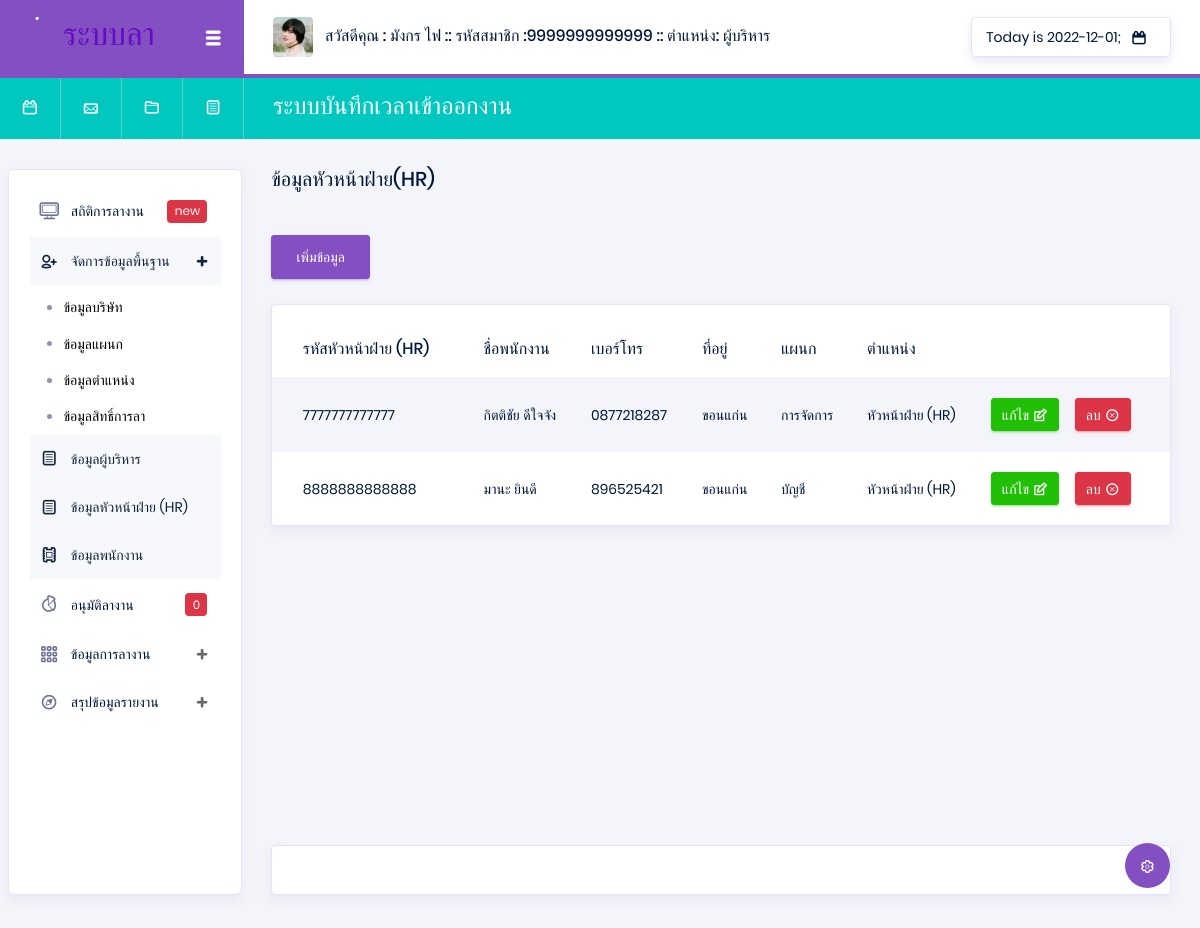
Before: /index.php?p=employeeHR (signed in) with the older database file.
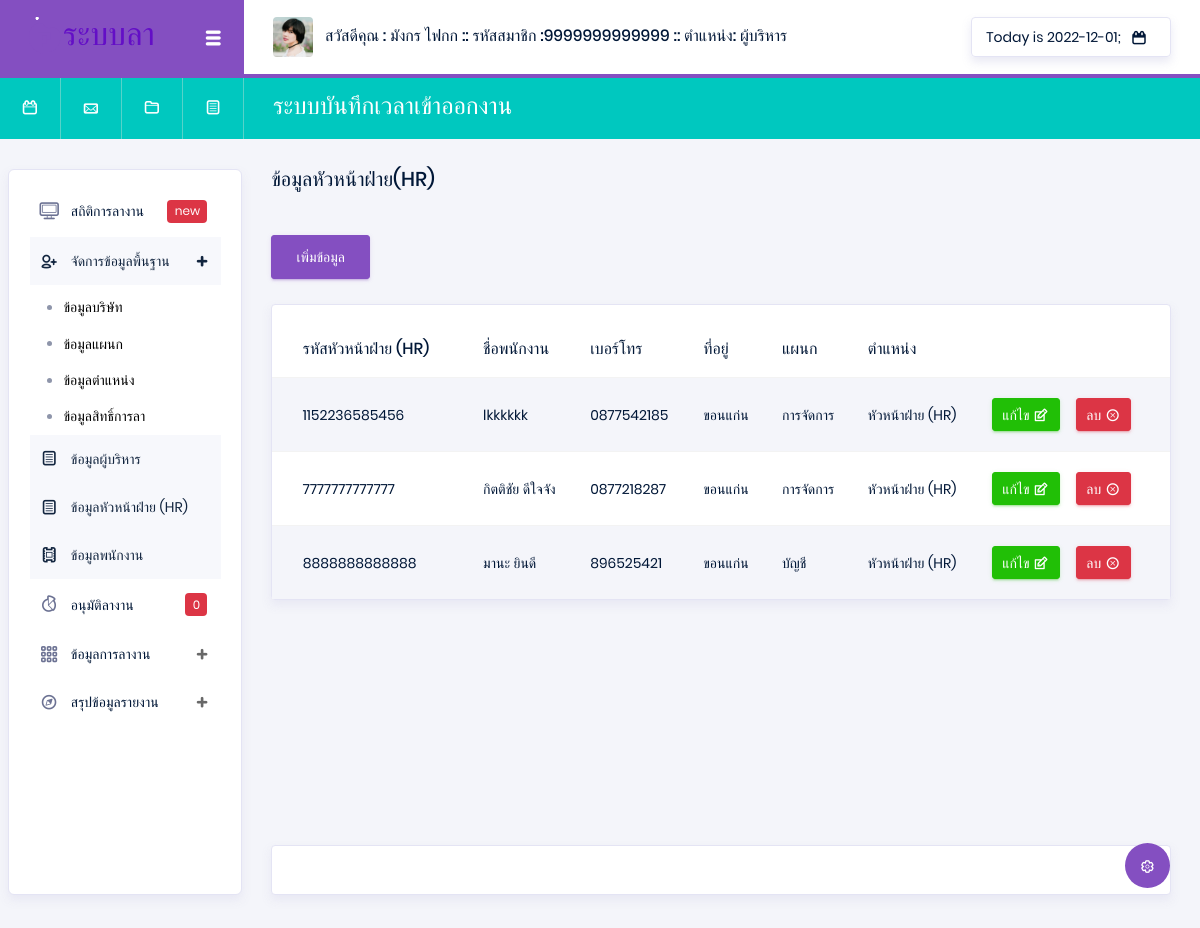
After: the same page with the newer database file.
### tables this page shows
CREATE TABLE `employee` (
  `Emp_id` varchar(13) NOT NULL,
  `Emp_name` varchar(50) NOT NULL,
  `Emp_tel` varchar(10) NOT NULL,
  `Emp_address` varchar(200) NOT NULL,
  `Dep_id` varchar(13) NOT NULL,
  `Pos_id` varchar(13) NOT NULL,
  `Emp_pass` varchar(100) NOT NULL
);

CREATE TABLE `department` (
  `Dep_id` varchar(13) NOT NULL,
  `Dep_name` varchar(50) NOT NULL
);

CREATE TABLE `position` (
  `Pos_id` varchar(13) NOT NULL,
  `Pos_name` varchar(50) NOT NULL
);

### api/showData.php (called while the page is built, shortened)
<?php
$Pos_id = $_SESSION['Pos_id'];
@$ShowPosition = "SELECT * FROM position WHERE  Pos_id =  '$Pos_id' ";
@$SQLShowPosition = mysqli_query($con, $ShowPosition) or die("Error in query: $ShowPosition ");
while ($Showposition = mysqli_fetch_array($SQLShowPosition)) {
    @$Pos_name = $Showposition['Pos_name'];
}
@$position = "SELECT * FROM position  ";
$ps = 0;
$DataPos = [];
@$Sqlposition1 = mysqli_query($con, $position) or die("Error in query: $position ");
while ($Showposition1 = mysqli_fetch_array($Sqlposition1)) {
    $ps++;
    $DataPos[$ps]  =  $Showposition1['Pos_id'];
}
@$employeeHR = "SELECT * FROM employee  WHERE Pos_id = '$DataPos[2]'   ";
@$SqlemployeeHR = mysqli_query($con, $employeeHR) or die("Error in query: $employeeHR ");

### pages/system/employeeHR.php (the view, shortened to what the changed rows need)
<div class="main-panel">
    <div class="content-wrapper">
        <div class="row">
            <div class="col-xl-6 grid-margin stretch-card flex-column">
                <h5 class="mb-2 text-titlecase mb-4">ข้อมูลหัวหน้าฝ่าย(HR)</h5>
            </div>
        </div>
        <button type="button" onclick="nullEmployee()" class="btn btn-primary" data-toggle="modal" data-target="#addnullEmployee">
            เพิ่มข้อมูล
        </button>
        <br> <br>
        <?php
        extract(@$_GET);
        ?>
        <div class="row">
            <div class="col-md-12">
                <div class="card">
                    <div class="table-responsive pt-3">
                        <table class="table table-striped project-orders-table">
                            <thead>
                                <tr>
                                    <th class="ml-5">รหัสหัวหน้าฝ่าย (HR)</th>
                                    <th>ชื่อพนักงาน</th>
                                    <th>เบอร์โทร</th>
                                    <th>ที่อยู่</th>
                                    <th>แผนก</th>
                                    <th>ตำแหน่ง</th>
                                </tr>
                            </thead>
                            <tbody>
                                <?php
                                while ($ShowmployeetHR = mysqli_fetch_array($SqlemployeeHR)) {
                                ?>
                                    <tr>
                                        <td> <?php echo $ShowmployeetHR['Emp_id'] ?> </td>
                                        <td><?php echo $ShowmployeetHR['Emp_name'] ?></td>
                                        <td><?php echo $ShowmployeetHR['Emp_tel'] ?></td>
                                        <td><?php echo $ShowmployeetHR['Emp_address'] ?></td>
                                        <td><?php
                                            $Dep_id = $ShowmployeetHR['Dep_id'];
                                            @$SqlsDep = "SELECT * FROM department WHERE  Dep_id =  '$Dep_id' ";
                                            @$SqlsDepData = mysqli_query($con, $SqlsDep) or die("Error in query: $SqlsDep ");
                                            while ($ShowSqlsDepData = mysqli_fetch_array($SqlsDepData)) {
                                                @$Dep_name = $ShowSqlsDepData['Dep_name'];
                                            }
                                            echo $Dep_name;
                                            ?></td>
                                        <td><?php
                                            $Pos_id = $ShowmployeetHR['Pos_id'];
                                            @$ShowPosition = "SELECT * FROM position WHERE  Pos_id =  '$Pos_id' ";
                                            @$SQLShowPosition = mysqli_query($con, $ShowPosition) or die("Error in query: $ShowPosition ");
                                            while ($Showposition = mysqli_fetch_array($SQLShowPosition)) {
                                                @$Pos_name = $Showposition['Pos_name'];
                                            }
                                            echo $Pos_name;
                                            ?></td>
                                        <td>
                                            <div class="d-flex align-items-center">
                                                <button type="button" data-toggle="modal" data-target="#addnullEmployee" onclick="edtiEmployee(Emp_id =<?php echo $ShowmployeetHR['Emp_id'] ?>)" class="btn btn-success btn-sm btn-icon-text mr-3">
                                                    แก้ไข
                                                    <i class="typcn typcn-edit btn-icon-append"></i>
                                                </button>
                                                <a href="./api/api_system.php?str=deleteEmployee&str2=employeeHR&Emp_id=<?php echo $ShowmployeetHR['Emp_id']; ?>" onclick="return confirm('คุณแน่ใจว่าจะลบข้อมูลใช่หรือไม่');" type="button" class="btn btn-danger btn-sm btn-icon-text">
                                                    ลบ
                                                    <i class="typcn typcn-delete-outline btn-icon-append"></i>
                                                </a>
                                            </div>
                                        </td>
                                    </tr>
                                <?php } ?>
                            </tbody>
                        </table>
                    </div>
                </div>
            </div>
        </div>
    </div>
    <footer class="footer">
        <div class="card">
            <div class="card-body">
            </div>
        </div>
    </footer>
</div>

### Head.php (shortened to what the changed rows need)
<nav class="navbar col-lg-12 col-12 p-0 fixed-top d-flex flex-row">
  <div class="navbar-brand-wrapper d-flex justify-content-center">
    <div class="navbar-brand-inner-wrapper d-flex justify-content-between align-items-center w-100">
      <a class="navbar-brand brand-logo" href="#"><img src="images/logo-dark11.svg" alt="logo" /></a>
      <button class="navbar-toggler navbar-toggler align-self-center" type="button" data-toggle="minimize">
        <span class="typcn typcn-th-menu"></span>
      </button>
    </div>
  </div>
  <div class="navbar-menu-wrapper d-flex align-items-center justify-content-end">
    <ul class="navbar-nav mr-lg-2">
      <li class="nav-item nav-profile dropdown">
        <a class="nav-link" href="#" data-toggle="dropdown" id="profileDropdown">
          <img src="images/faces/face5.jpg" alt="profile" />
          <span class="nav-profile-name">
            สวัสดีคุณ : <?php echo $_SESSION['Emp_name']; ?>
            :: รหัสสมาชิก :<?php echo $_SESSION['Emp_id']; ?>
            :: ตำแหน่ง: <?php echo $Pos_name; ?> </span>
        </a>
      </li>
    </ul>
    <ul class="navbar-nav navbar-nav-right">
      <li class="nav-item nav-date dropdown">
        <a class="nav-link d-flex justify-content-center align-items-center" href="javascript:;">
          <h6 class="date mb-0"> <?php echo "Today is " . date("Y-m-d") ?>;</h6>
          <i class="typcn typcn-calendar"></i>
        </a>
      </li>
    </ul>
  </div>
</nav>
<nav class="navbar-breadcrumb col-xl-12 col-12 d-flex flex-row p-0">
  <div class="navbar-links-wrapper d-flex align-items-stretch">
    <div class="nav-link">
      <a href="javascript:;"><i class="typcn typcn-calendar-outline"></i></a>
    </div>
    <div class="nav-link">
      <a href="javascript:;"><i class="typcn typcn-mail"></i></a>
    </div>
    <div class="nav-link">
      <a href="javascript:;"><i class="typcn typcn-folder"></i></a>
    </div>
    <div class="nav-link">
      <a href="javascript:;"><i class="typcn typcn-document-text"></i></a>
    </div>
  </div>
  <div class="navbar-menu-wrapper d-flex align-items-center justify-content-end">
    <ul class="navbar-nav mr-lg-2">
      <li class="nav-item ml-0">
        <h4 class="mb-0">ระบบบันทึกเวลาเข้าออกงาน </h4>
      </li>
    </ul>
  </div>
</nav>
<div class="container-fluid page-body-wrapper">
  <div class="theme-setting-wrapper">
    <div id="settings-trigger"><i class="typcn typcn-cog-outline"></i></div>
  </div>

Changed rows visible on the page:
added employee: Emp_id "1152236585456", Emp_name "lkkkkkk", Emp_tel "0877542185", Emp_address "ขอนแก่น", Dep.Dep_name "การจัดการ", Pos.Pos_name "หัวหน้าฝ่าย (HR)"
Other visible differences:
$_SESSION['Emp_name']: "มังกร ไฟ" → "มังกร ไฟกก"
